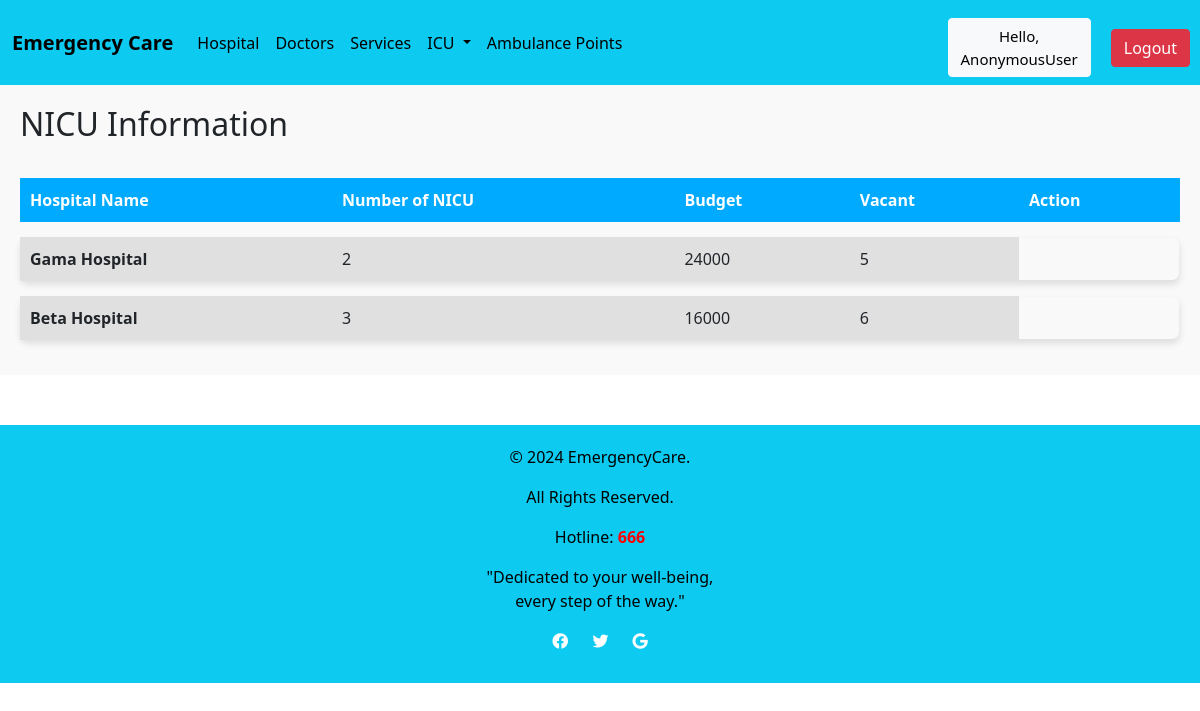
The page /NICU/ on the database as committed earlier.
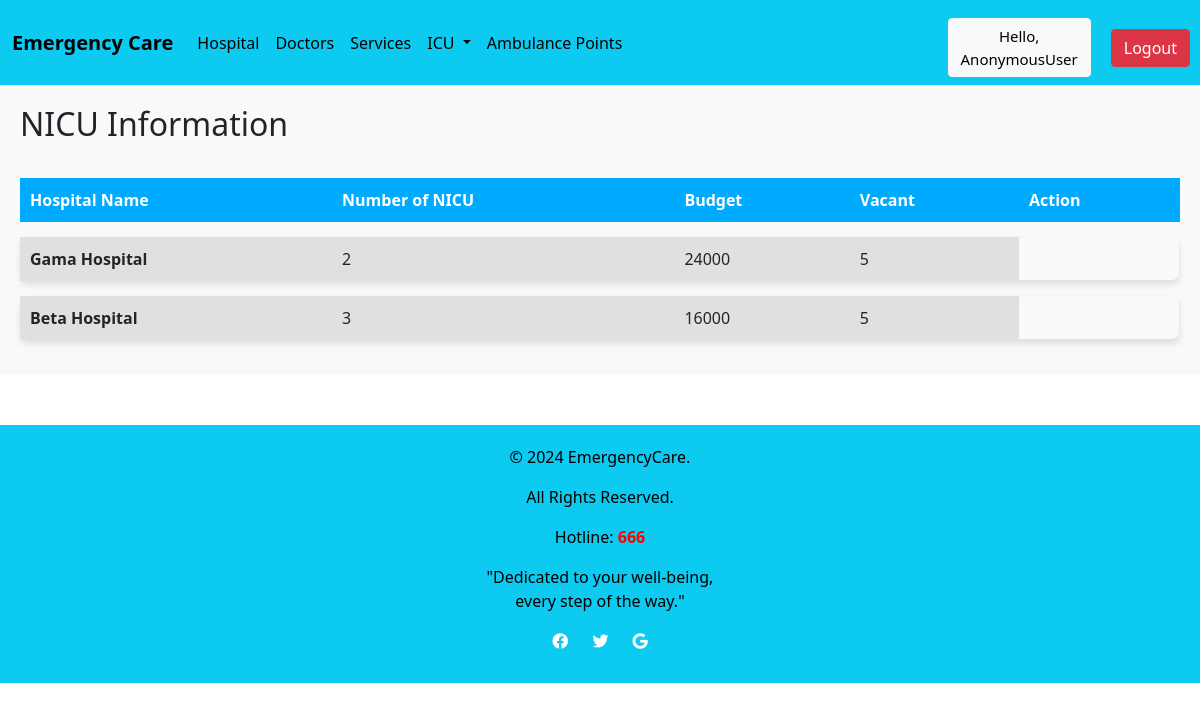
The same page on the database as committed later.
### emergencycare/models.py (models this page shows, shortened)
class NICU(models.Model):
    H_Name = models.ForeignKey(Hospital, on_delete=models.CASCADE)
    Number_of_NICU = models.IntegerField(blank=True, null=True)
    NICU_Budget = models.IntegerField(blank=True, null=True)
    Vacant = models.IntegerField(blank=True, null=True)

class Hospital(models.Model):
    H_ID = models.CharField(max_length=200)
    H_name = models.CharField(max_length=200)
    Area_name = models.ForeignKey(Location, on_delete=models.CASCADE)
    image = models.ImageField(upload_to='images/',blank=True, null=True, default='images/default.jpg')
    def __str__(self):
        return self.H_name

### emergencycare/views.py (the view)
# urls.py: path('NICU/',e_views.nicu,name='NICU'),
def nicu(request):
    nicu = NICU.objects.all()
    context = {
        'nicu': nicu,
    }
    return render(request, template_name='NICU.html',context=context)

### templates/NICU.html (shortened to what this page needs)
{% extends 'Home.html' %}
{% block content %}
{% load static %}
<div style="padding: 20px; background-color: #f9f9f9;">
    <h2 style="margin-bottom: 20px;">NICU Information</h2>
    {% if nicu %}
    <table style="width: 100%; border-collapse: separate; border-spacing: 0 15px;">
        <thead>
            <tr style="background-color: #00aaff; color: white; text-align: left; padding: 10px;">
                <th style="padding: 10px;">Hospital Name</th>
                <th style="padding: 10px;">Number of NICU</th>
                <th style="padding: 10px;">Budget</th>
                <th style="padding: 10px;">Vacant</th>
                {% if not request.user.is_staff %}
                <th style="padding: 10px;">Action</th>
                {% endif %}
            </tr>
        </thead>
        <tbody>
            {% for n in nicu %}
            <tr style="background-color: #e0e0e0; box-shadow: 0px 4px 6px rgba(0, 0, 0, 0.1); border-radius: 8px; overflow: hidden;">
                <td style="padding: 10px; font-weight: bold;">{{ n.H_Name }}</td>
                <td style="padding: 10px;">{{ n.Number_of_NICU }}</td>
                <td style="padding: 10px;">{{ n.NICU_Budget }}</td>
                <td style="padding: 10px;">{{ n.Vacant }}</td>
            </tr>
            {% endfor %}
        </tbody>
    </table>
    {% else %}
    <p>No NICU information found.</p>
    {% endif %}
</div>
{% endblock %}

Rows that differ between the two databases and show on the page:
changed NICU "Beta Hospital": Vacant "6" → "5"
